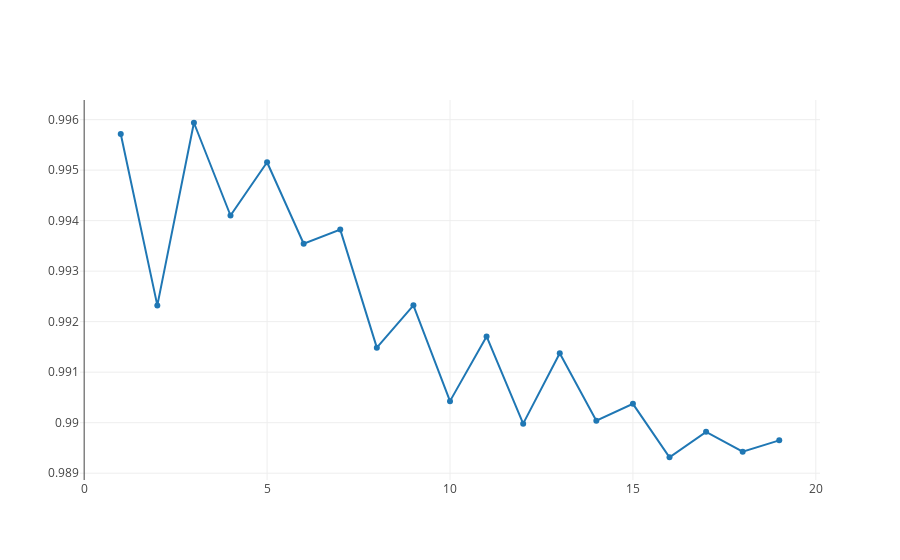

Here is the notebook cell this chart was saved with:
### Code cell
ns, scores = knn_param_selection(X, y, 20, 10)
iplot([{'x':ns, 'y':scores}])

### Figure 1 — Plotly figure (JSON) as saved in the notebook; plotly's stock layout.template omitted (floating-point values rounded to 4 significant figures)
{"data": [{"x": [1, 2, 3, 4, 5, 6, 7, 8, 9, 10, 11, 12, 13, 14, 15, 16, 17, 18, 19], "y": [0.9957, 0.9923, 0.9959, 0.9941, 0.9952, 0.9935, 0.9938, 0.9915, 0.9923, 0.9904, 0.9917, 0.99, 0.9914, 0.99, 0.9904, 0.9893, 0.9898, 0.9894, 0.9896]}], "layout": {}}
